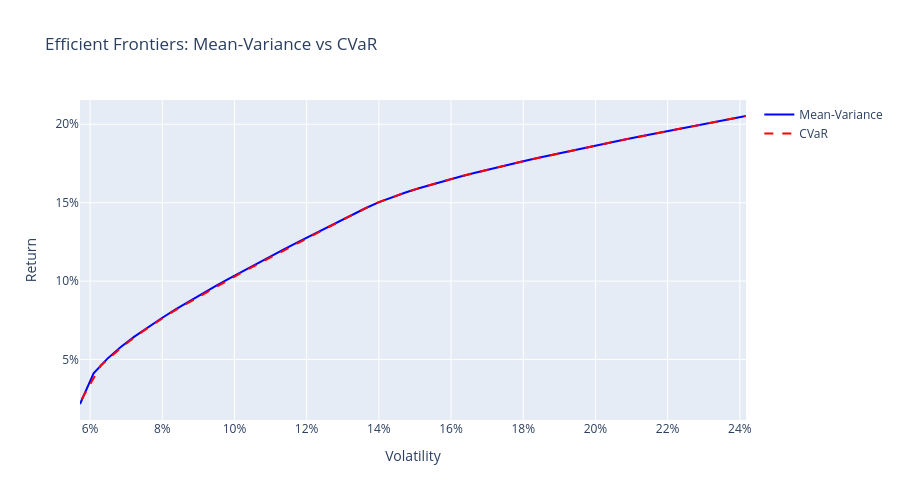

Write notebook code for a chart like this one.
### Code cell
# Plot both efficient frontiers
fig = go.Figure()

fig.add_scatter(
    x=ef_mv["volatility"],
    y=ef_mv["return"],
    mode="lines",
    name="Mean-Variance",
    line=dict(color="blue", width=2),
)

fig.add_scatter(
    x=ef_cvar["volatility"],
    y=ef_cvar["return"],
    mode="lines",
    name="CVaR",
    line=dict(color="red", width=2, dash="dash"),
)

fig.update_layout(
    title="Efficient Frontiers: Mean-Variance vs CVaR",
    xaxis_title="Volatility",
    yaxis_title="Return",
    xaxis_tickformat=".0%",
    yaxis_tickformat=".0%",
    height=500,
)
fig.show()
